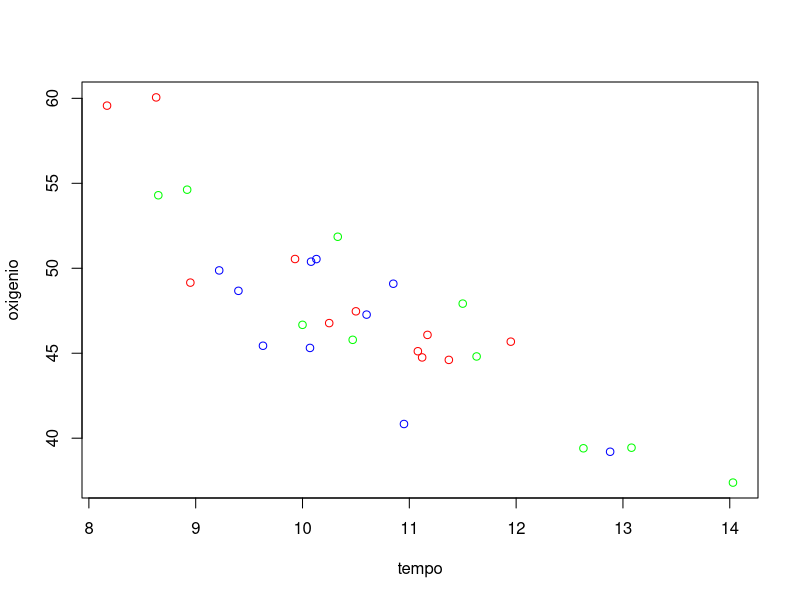
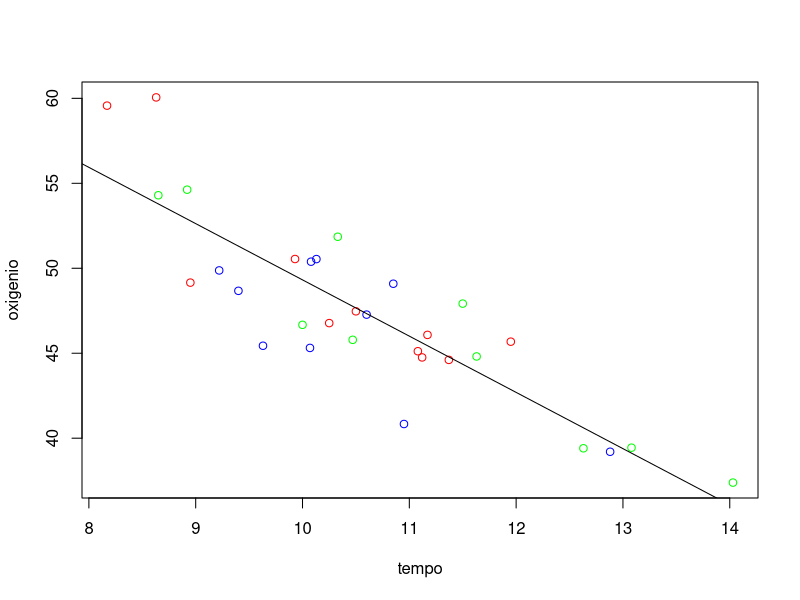

Write R code to recreate these figures, in order.
#Leitura do Arquivo vendas.txt
oxigenioTxt = read.table('oxigenio.txt', header=T)
attach(oxigenioTxt)

#Diagrama de Dispersao
plot(tempo, oxigenio, col=c('red', 'blue', 'green'))

#Coeficiente de Correlacao
cor(tempo,oxigenio)

#Teste de Hipoteses para o Coeficiente de Correlacao
cor.test(tempo,oxigenio)

#Ajuste do Modelo de Regressao Linear
ajuste.modeloLinear = lm(oxigenio ~ tempo)
ajuste.modeloLinear

#Teste de Significancia do Modelo
summary(ajuste.modeloLinear)

#Teste de Normalidade
shapiro.test(residuals(ajuste.modeloLinear))

# Previsao de Quantidade de Oxigenio gasto com tempo de 15
predict(ajuste.modeloLinear, newdata=data.frame(tempo=15))

#Reta ajustada no Diagrama de Dispersao
plot(tempo, oxigenio, col=c('red', 'blue', 'green'))
abline(ajuste.modeloLinear)

#Coeficiente de Determinacao
summary(ajuste.modeloLinear)$r.squared

